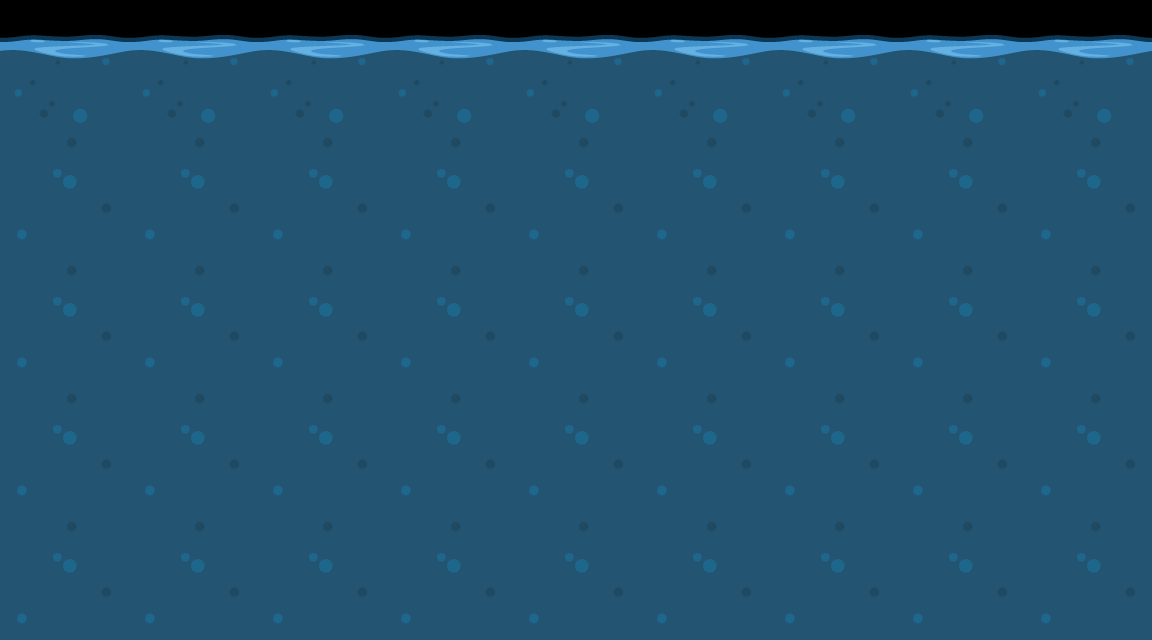

This game map was drawn from its Tiled (.tmx) file and the tilesets committed beside it. A one-line description and the full map source follow:
An orthogonal 9x5 tile map with 128x128 px tiles, 1 tile layer (Tile Layer 1).

<map version="1.10" tiledversion="1.10.0" orientation="orthogonal" renderorder="right-down" width="9" height="5" tilewidth="128" tileheight="128" infinite="0" nextlayerid="2" nextobjectid="1">
 <tileset firstgid="1" source="tilesets.tsx" />
 <layer id="1" name="Tile Layer 1" width="9" height="5">
  <data encoding="csv">
28,28,28,28,28,28,28,28,28,
27,27,27,27,27,27,27,27,27,
27,27,27,27,27,27,27,27,27,
27,27,27,27,27,27,27,27,27,
27,27,27,27,27,27,27,27,27
</data>
 </layer>
</map>
